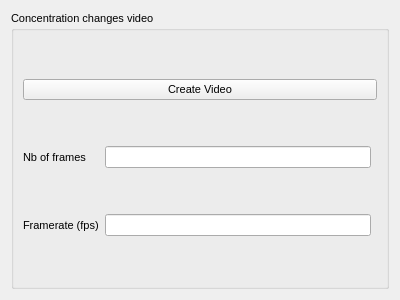
<?xml version="1.0" encoding="UTF-8"?>
<ui version="4.0">
 <class>HCreateVideo</class>
 <widget class="QWidget" name="HCreateVideo">
  <property name="geometry">
   <rect>
    <x>0</x>
    <y>0</y>
    <width>400</width>
    <height>300</height>
   </rect>
  </property>
  <property name="font">
   <font>
    <pointsize>8</pointsize>
   </font>
  </property>
  <property name="windowTitle">
   <string>Form</string>
  </property>
  <layout class="QGridLayout" name="gridLayout_2">
   <item row="0" column="0">
    <widget class="QGroupBox" name="groupBox">
     <property name="title">
      <string>Concentration changes video</string>
     </property>
     <layout class="QGridLayout" name="gridLayout">
      <item row="4" column="1">
       <widget class="HValueEdit" name="_framerate"/>
      </item>
      <item row="0" column="0" colspan="3">
       <widget class="QPushButton" name="_createVideo">
        <property name="text">
         <string>Create Video</string>
        </property>
       </widget>
      </item>
      <item row="4" column="0">
       <widget class="QLabel" name="label_2">
        <property name="text">
         <string>Framerate (fps)</string>
        </property>
       </widget>
      </item>
      <item row="2" column="0">
       <widget class="QLabel" name="label">
        <property name="text">
         <string>Nb of frames</string>
        </property>
       </widget>
      </item>
      <item row="2" column="1">
       <widget class="HValueEdit" name="_nb_frames"/>
      </item>
     </layout>
    </widget>
   </item>
  </layout>
 </widget>
 <customwidgets>
  <customwidget>
   <class>HValueEdit</class>
   <extends>QLineEdit</extends>
   <header>HValueEdit.h</header>
  </customwidget>
 </customwidgets>
 <resources/>
 <connections/>
</ui>
